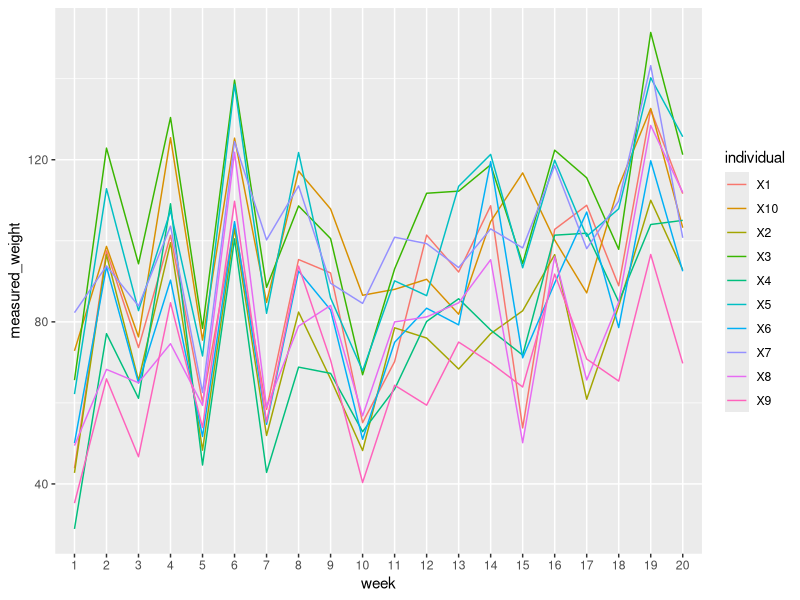
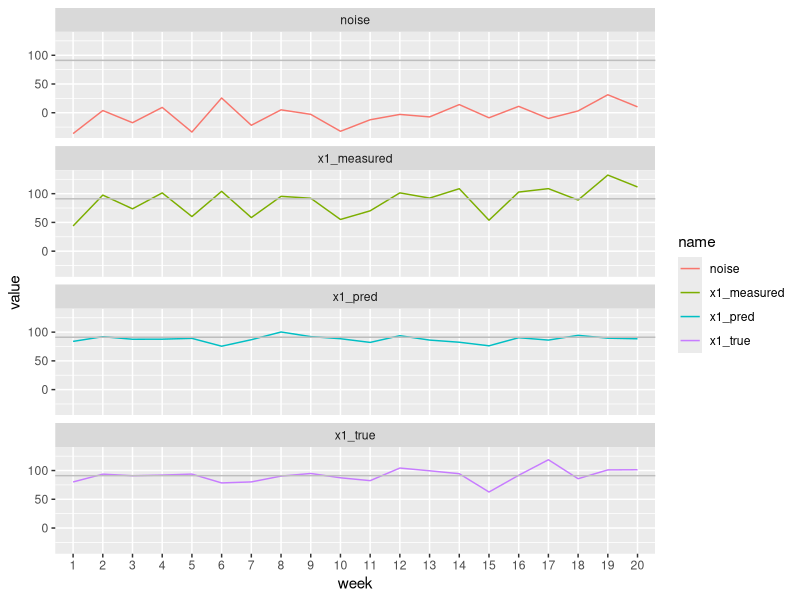

Here is the R script that generated these plots, in order:
## ---- chunk 1
knitr::opts_knit$set(base.dir = "/Users/kath/docs/nichollskc.github.io/", base.url = "/")
knitr::opts_chunk$set(fig.path = "assets/images/")
## ---- chunk 2
#knitr::include_graphics("/Users/kath/docs/nichollskc.github.io/assets/images/halfsibling_regression_projection.jpg")
## ---- chunk 3
library(tidyverse)
## ---- chunk 4
set.seed(13)
n_inds <- 10
n_weeks <- 20
between_individual_sd <- 20
within_invividual_sd <- 10
measurement_noise_sd <- 20

# Simulate baseline weights for each individual - weekly fluctuations will be relative to this baseline
baseline_weights <- rnorm(n_inds, mean=80, sd=between_individual_sd)
baseline_weights[1:5]
## ---- chunk 5
# Add weekly fluctuations for each individual
weekly_weights_true <- matrix(rnorm(n_inds*n_weeks,
                                    mean=rep(baseline_weights, n_weeks),
                                    sd=within_invividual_sd),
                              ncol=n_inds,
                              byrow=TRUE)
measurement_noise <- rnorm(n_weeks, mean=0, sd=measurement_noise_sd)
weekly_weights_measured <- data.frame(weekly_weights_true + matrix(rep(measurement_noise, n_inds), ncol=n_inds))
weekly_weights_measured$week <- as.factor(1:n_weeks)
weekly_weights_measured[1:8, 1:5]
## ---- chunk 6
# Transform the data so that each row corresponds to a single measurement,
#   with the 'week' column still giving the week of the measurement and 
#   the 'individual' column giving the ID of the individual
ggplot(pivot_longer(weekly_weights_measured,
                    cols=-week,
                    names_to="individual",
                    values_to="measured_weight"),
       aes(x=week, y=measured_weight, colour=individual, group=individual)) + 
  geom_line()
## ---- chunk 7
model <- lm(X1 ~ . - week, data=weekly_weights_measured)
print(model)
## ---- chunk 8
# Construct a data frame with useful columns for each week (sample) for this individual (variable X1)
x1_measurements <- data.frame(week=weekly_weights_measured$week,
                      individual="X1",
                      x1_measured=weekly_weights_measured$X1,
                      x1_true=weekly_weights_true[, 1],
                      noise=measurement_noise,
                      x1_pred=model$residuals + mean(weekly_weights_measured$X1),
                      x1_residuals=model$residuals)

# Sum of squared error of measurement compared to true value
true_fluctuations <- x1_measurements$x1_true - baseline_weights[1]
measured_fluctuations <- x1_measurements$x1_measured - baseline_weights[1]
print(sum((true_fluctuations - measured_fluctuations)**2))
# Sum of squared error of predicted compared to true value
print(sum((true_fluctuations - model$residuals)**2))
## ---- chunk 9
# Pivot so we have a row for each weight value, with a new column 'name' giving the type of measurement (true, predicted, measured)
ggplot(pivot_longer(x1_measurements, cols=x1_measured:x1_pred),
       aes(x=week, group=name)) +
  geom_line(aes(y=value, colour=name)) +
  #geom_smooth(method='lm', mapping=aes(y=value), formula=y~x) +
  geom_hline(yintercept=baseline_weights[1], colour='grey') +
  facet_wrap(~name, ncol=1)
